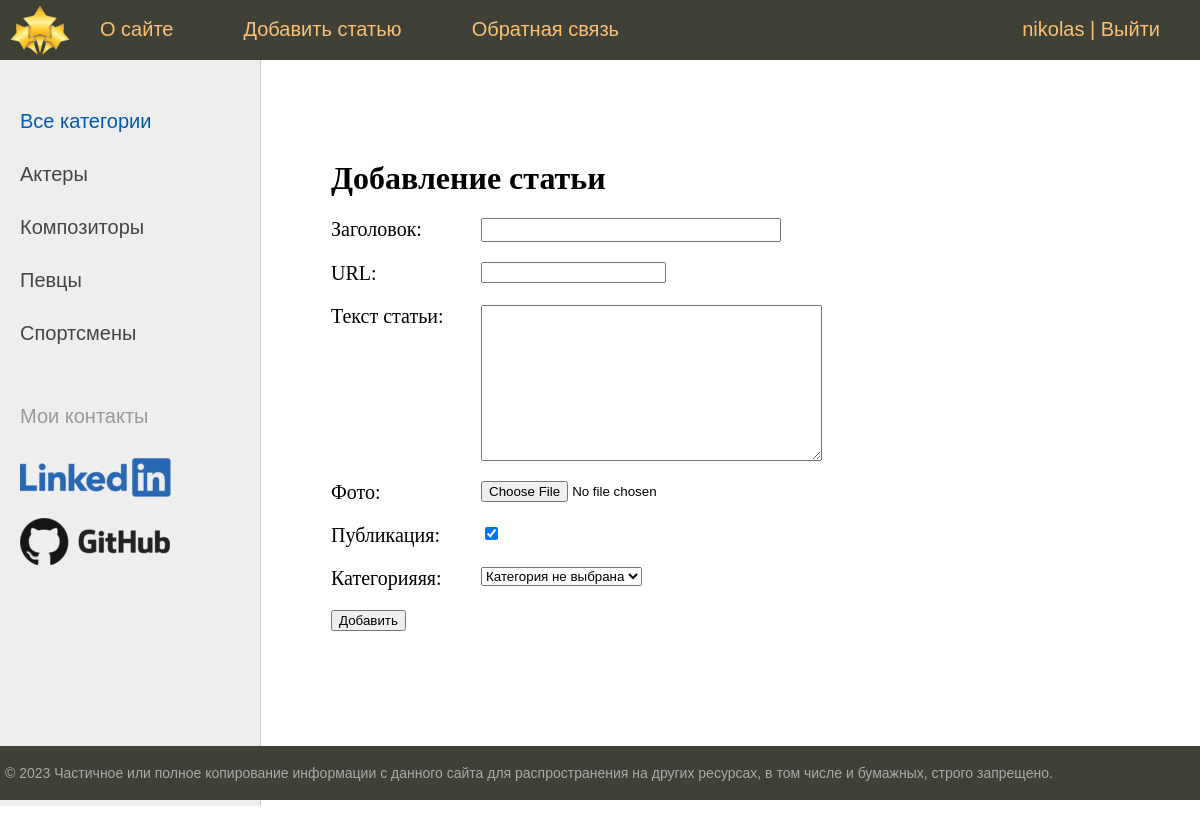
Screenshot of /addpage/ (signed in) with the database file from the repository.
### blog/models.py (models this page shows)
class Category(models.Model):
    name = models.CharField(max_length=100, db_index=True)
    slug = models.SlugField(max_length=255, unique=True, db_index=True, verbose_name='URL')  # 12 урок
    def __str__(self):  # выводит в режиме SHELL при обращении к objects.title имя title(категории), а не Article object (1)
        return self.name
    def get_absolute_url(self):
        return reverse('category', kwargs={'cat_slug': self.slug})  # {'cat_id': self.pk}) # САМ ЗАМЕНИЛ
    class Meta:  # класс используется админ панелью для настройки/отображения класса Article
        verbose_name = 'Категория'
        verbose_name_plural = 'Categoryyy'
        ordering = ['id']

### blog/views.py (the view)
# urls.py: path('addpage/', AddPage.as_view(), name='add_page'),  # 15 урок 25.25
class AddPage(LoginRequiredMixin, DataMixin, CreateView):
    form_class = AddPostForm  # атрибут form_class указывает на
    template_name = 'blog/addpage.html'
    success_url = reverse_lazy('home') # можно добавить чтобы после добавления статьи перенаправлять
    login_url = reverse_lazy('home')  # если пользователь не авторизован то перенаправляется на Главную
    def get_context_data(self, *, object_list=None, **kwargs):
        context = super().get_context_data(**kwargs)  # через super() обращаемся к базовому классу ListView
        c_def = self.get_user_context(title='Добавление статьи')
        context = dict(list(context.items()) + list(c_def.items()))  # объединяем два словаря
        return context

### blog/forms.py (shortened to what this page needs)
class AddPostForm(forms.ModelForm):
    def __init__(self, *args, **kwargs):
        super().__init__(*args, **kwargs)
        self.fields['cat'].empty_label = 'Категория не выбрана'
    class Meta:
        model = Article  # model делает связь forms.py c Article
        fields = ['title', 'slug', 'content', 'photo', 'is_published', 'cat']
        widgets = {  # widgets - задаем параметры формы - для title через class; - для content через coil': 60, 'rows'
            'title': forms.TextInput(attrs={'class': 'form-input'}),
            'content': forms.Textarea(attrs={'coil': 60, 'rows': 10})
        }

### blog/templatetags/blog_tags.py (called while the page is built)
@register.simple_tag(name='getcats')  # за счет этого @ функция превращается в тэг
def get_categories(filter=None):
    if not filter:
        return Category.objects.all()
    else:
        return Category.objects.filter(pk=filter)

### blog/utils.py (called while the page is built)
    def get_user_context(self, **kwargs):  # урок 17 будет формировать нужный контекст по умолчанию
        context = kwargs  # формируем словарь из тех именнованых параметров которые переданы функции get_user_context
        cats = Category.objects.annotate(Count('article'))  # вместо нижней строки делаем чтобы не вывдить категорию,
        user_menu = menu.copy()  # 17 урок 19.10, если пользоваетль не авторизован 'Добавить статью' не показывать
        if not self.request.user.is_authenticated:
            user_menu.pop(1)  # удаляем из menu, которое тут наверху, второй элемент 'Добавить статью'
        context['menu'] = user_menu
        context['cats'] = cats  # формируется контекст для рубрик общий код для всех классов представлений
        if 'cat_selected' not in context:
            context['cat_selected'] = 0
        return context

### blog/templates/blog/addpage.html (shortened to what this page needs)
{% extends 'blog/base.html' %}
{% block content %}
<h1>{{title}}</h1>
<form action="{% url 'add_page' %}" method="post", enctype="multipart/form-data">
{% for f in form %}
<p><label class="form-label" for="{{ f.id_for_label }}">{{f.label}}: </label>{{ f }}</p>
{% endfor %}
    <button type="submit">Добавить</button>
</form>
{% endblock %}

### blog/templates/blog/base.html (shortened to what this page needs)
{% load static %}
{% load blog_tags %}
<html>
<head>
  <!DOCTYPE html>
    <link type="text/css" href="{% static 'blog/css/styles.css' %}" rel="stylesheet"/>
</head>
<body>
<table class="table-page" border="0" cellpadding="0" cellspacing="0">
<tr><td valign="top">
{% block mainmenu %}
    <div class="header">
      <ul id="mainmenu" class="mainmenu">
      <li class="logo"><a href="{% url 'home' %}"><div class="logo"></div></a></li>
{% for m in menu %}
      <li><a href="{% url m.url_name %}">{{m.title}}</a></li>
{% endfor %}
        {% if request.user.is_authenticated %}
        <li class="last">{{user.username}} | <a href="{% url 'logout' %}">Выйти</a></li>
        {% else %}
        <li class="last"><a href="{% url 'register' %}">Регистрация</a> | <a href="{% url 'login' %}">Войти</a></li>
        {% endif %}
      </ul>
    </div>
{% endblock mainmenu %}
<table class="table-content" border="0" cellpadding="0" cellspacing="0">
<tr>
  <td valign="top" class="left-chapters">
  <ul id="leftchapters">
{% if cat_selected == 0 %}
        <li class="selected">Все категории</li>
{% else %}
        <li><a href="{% url 'home' %}">Все категории</a></li>
{% endif %}
{% for c in cats %}
{% if c.article__count > 0 %}
    {% if c.pk == cat_selected %}
       <li class="selected">{{c.name}}</li>
    {% else %}
       <li><a href="{{ c.get_absolute_url }}">{{ c.name }}</a></li>
   {% endif %}
{% endif %}
{% endfor %}
    <li class="share">
    <p>Мои контакты</p>
    <a class="my-logo-1" href="https://www.linkedin.com/in/npodkopaev/" target="_blank" rel="nofollow"></a>
    <a class="my-logo-2" href="https://github.com/ForwardingAgent" target="_blank" rel="nofollow"></a>
    </li>
  </ul>
</td>
<td valign="top" class="content">
  <div class="content-text">
{% block content %}
{% endblock %}
  </div>
</td></tr></tbody></table>
</td></tr>
<tr><td valign="top">
  <div id="footer">
    <p>© 2023 Частичное или полное копирование информации с данного сайта для распространения на других ресурсах, в том числе и бумажных, строго запрещено.</p>
  </div>
</td></tr></tbody></table>
</body>
</html>

### blog/static/blog/css/styles.css (style rules this page uses)
html, body { font-family: 'Arial'; margin: 0; padding: 0; height: 100%; width: 100%; color: #444; }
a { color: #0059b2; text-decoration: none; }
.table-page { width: 100%; height: 100%; vertical-align: top; }
.table-page tr { height: 100%; }
.header { background: #3F4137; height: 60px; }
.logo { background: url('../images/mylogo.png') no-repeat 10px 5px; width: 70px; height: 60px; }
ul.mainmenu { list-style: none; margin: 0; padding: 0; height: 60px; color: #fdc073; font-size: 20px; overflow: hidden; }
ul.mainmenu li { float: left; margin: 18px 40px 0 30px; }
ul.mainmenu li.logo { margin: 0; }
ul.mainmenu li.last { float: right; }
ul.mainmenu li a { color: #fdc073; text-decoration: none; }
.table-content { width: 100%; min-height: 100%; height: 100%; }
.left-chapters { margin: 0; background: #eee; border-right: 1px solid #ccc; min-height: 100%; }
.left-chapters ul { width: 230px; min-height: 100%; margin: 0; padding: 20px 10px 10px 20px; list-style: none; font-size: 20px; }
.left-chapters ul li { margin: 30px 0 0 0; color: #999; }
.left-chapters ul li.selected { color: #0059b2; }
.left-chapters ul li a { color: #444; text-decoration: none; }
.left-chapters ul li.share { margin: 60px 0 0 0; }
.left-chapters ul li.share p { margin: 30px 0 30px 0; }
.left-chapters ul li.share a { display: inline-block; width: 40px; height: 40px; margin: 0 20px 0 0; }
.left-chapters ul li.share a.my-logo-1 { width: 100%; height: 60px; background: url('../images/Linkedin.png') no-repeat 0 0 }
.left-chapters ul li.share a.my-logo-2 { width: 100%; height: 60px; background: url('../images/github-logo.png') no-repeat 0 0 }
.content { padding: 40px 20px 20px 40px; width: 100%; box-sizing: border-box; }
.content-text { margin: 60px 0 0 30px; color: #000; font-size: 20px; font-family: Yandex Sans Display Light; }
.content-text h1 { font-size: 32px; }
#footer { box-sizing: border-box; background: #3F4137; padding: 5px; color: #aaa; font-size: 14px; font-family: Verdana, Geneva, Arial, Helvetica; text-align: left; overflow: hidden; }
.form-input { width: 300px; font-size: 16px; }
.form-label { display: inline-block; min-width: 150px; vertical-align: top; }

### rows the page displays
Category: name "Актеры"
Category: name "Композиторы"
Category: name "Певцы"
Category: name "Спортсмены"

### other values shown
{{ m.title }} "О сайте" "Добавить статью" "Обратная связь"
{{ user.username }} "nikolas"
{{ title }} "Добавление статьи"
{{ f.label }} "Заголовок" "URL" "Текст статьи" "Фото" "Публикация" "Категорияяя"
